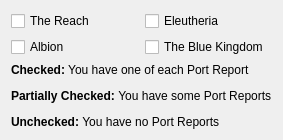
          <widget class="QWidget" name="page_8">
           <property name="geometry">
            <rect>
             <x>0</x>
             <y>0</y>
             <width>259</width>
             <height>135</height>
            </rect>
           </property>
           <attribute name="label">
            <string>Port Reports</string>
           </attribute>
           <layout class="QVBoxLayout" name="verticalLayout_3">
            <item>
             <layout class="QGridLayout" name="gridLayout_16">
              <item row="1" column="0">
               <widget class="QCheckBox" name="checkBox_Poss_Reports_Albion">
                <property name="text">
                 <string>Albion</string>
                </property>
               </widget>
              </item>
              <item row="0" column="0">
               <widget class="QCheckBox" name="checkBox_Poss_Reports_Reach">
                <property name="text">
                 <string>The Reach</string>
                </property>
               </widget>
              </item>
              <item row="1" column="1">
               <widget class="QCheckBox" name="checkBox_Poss_Reports_TBK">
                <property name="text">
                 <string>The Blue Kingdom</string>
                </property>
               </widget>
              </item>
              <item row="0" column="1">
               <widget class="QCheckBox" name="checkBox_Poss_Reports_Eleutheria">
                <property name="text">
                 <string>Eleutheria</string>
                </property>
               </widget>
              </item>
             </layout>
            </item>
            <item>
             <widget class="QLabel" name="label_51">
              <property name="text">
               <string>&lt;html&gt;&lt;head/&gt;&lt;body&gt;&lt;p&gt;&lt;span style=&quot; font-weight:600;&quot;&gt;Checked:&lt;/span&gt; You have one of each Port Report&lt;/p&gt;&lt;p&gt;&lt;span style=&quot; font-weight:600;&quot;&gt;Partially Checked: &lt;/span&gt;You have some Port Reports&lt;/p&gt;&lt;p&gt;&lt;span style=&quot; font-weight:600;&quot;&gt;Unchecked: &lt;/span&gt;You have no Port Reports&lt;/p&gt;&lt;/body&gt;&lt;/html&gt;</string>
              </property>
             </widget>
            </item>
            <item>
             <spacer name="verticalSpacer_2">
              <property name="orientation">
               <enum>Qt::Vertical</enum>
              </property>
              <property name="sizeHint" stdset="0">
               <size>
                <width>20</width>
                <height>40</height>
               </size>
              </property>
             </spacer>
            </item>
           </layout>
          </widget>
